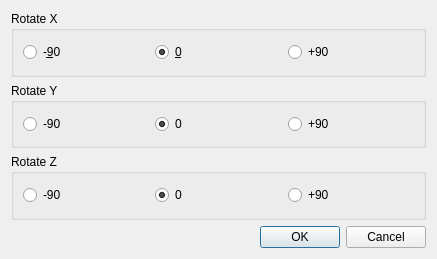
<?xml version="1.0" encoding="UTF-8"?>
<ui version="4.0">
 <class>RotateModelDialog</class>
 <widget class="QDialog" name="RotateModelDialog">
  <property name="windowModality">
   <enum>Qt::ApplicationModal</enum>
  </property>
  <property name="geometry">
   <rect>
    <x>0</x>
    <y>0</y>
    <width>437</width>
    <height>259</height>
   </rect>
  </property>
  <property name="windowTitle">
   <string>Dialog</string>
  </property>
  <property name="windowIcon">
   <iconset resource="pycam.qrc">
    <normaloff>:/pycam/icons/logo_16px.png</normaloff>:/pycam/icons/logo_16px.png</iconset>
  </property>
  <property name="modal">
   <bool>true</bool>
  </property>
  <layout class="QVBoxLayout" name="verticalLayout">
   <item>
    <widget class="QGroupBox" name="groupBox">
     <property name="title">
      <string>Rotate X</string>
     </property>
     <layout class="QGridLayout" name="gridLayout">
      <item row="0" column="0">
       <widget class="QRadioButton" name="radioButton_xmin">
        <property name="text">
         <string>-&amp;90</string>
        </property>
       </widget>
      </item>
      <item row="0" column="1">
       <widget class="QRadioButton" name="radioButton_xcen">
        <property name="text">
         <string>&amp;0</string>
        </property>
        <property name="checked">
         <bool>true</bool>
        </property>
       </widget>
      </item>
      <item row="0" column="2">
       <widget class="QRadioButton" name="radioButton_xplus">
        <property name="text">
         <string>+90</string>
        </property>
       </widget>
      </item>
     </layout>
    </widget>
   </item>
   <item>
    <widget class="QGroupBox" name="groupBox_2">
     <property name="title">
      <string>Rotate Y</string>
     </property>
     <layout class="QGridLayout" name="gridLayout_2">
      <item row="0" column="0">
       <widget class="QRadioButton" name="radioButton_ymin">
        <property name="text">
         <string>-90</string>
        </property>
       </widget>
      </item>
      <item row="0" column="1">
       <widget class="QRadioButton" name="radioButton_ycen">
        <property name="text">
         <string>0</string>
        </property>
        <property name="checked">
         <bool>true</bool>
        </property>
       </widget>
      </item>
      <item row="0" column="2">
       <widget class="QRadioButton" name="radioButton_yplus">
        <property name="text">
         <string>+90</string>
        </property>
       </widget>
      </item>
     </layout>
    </widget>
   </item>
   <item>
    <widget class="QGroupBox" name="groupBox_3">
     <property name="title">
      <string>Rotate Z</string>
     </property>
     <layout class="QGridLayout" name="gridLayout_3">
      <item row="0" column="0">
       <widget class="QRadioButton" name="radioButton_zmin">
        <property name="text">
         <string>-90</string>
        </property>
       </widget>
      </item>
      <item row="0" column="1">
       <widget class="QRadioButton" name="radioButton_zcen">
        <property name="text">
         <string>0</string>
        </property>
        <property name="checked">
         <bool>true</bool>
        </property>
       </widget>
      </item>
      <item row="0" column="2">
       <widget class="QRadioButton" name="radioButton_zplus">
        <property name="text">
         <string>+90</string>
        </property>
       </widget>
      </item>
     </layout>
    </widget>
   </item>
   <item>
    <widget class="QDialogButtonBox" name="buttonBox">
     <property name="orientation">
      <enum>Qt::Horizontal</enum>
     </property>
     <property name="standardButtons">
      <set>QDialogButtonBox::Cancel|QDialogButtonBox::Ok</set>
     </property>
    </widget>
   </item>
  </layout>
 </widget>
 <resources>
  <include location="pycam.qrc"/>
 </resources>
 <connections>
  <connection>
   <sender>buttonBox</sender>
   <signal>accepted()</signal>
   <receiver>RotateModelDialog</receiver>
   <slot>accept()</slot>
   <hints>
    <hint type="sourcelabel">
     <x>248</x>
     <y>254</y>
    </hint>
    <hint type="destinationlabel">
     <x>157</x>
     <y>274</y>
    </hint>
   </hints>
  </connection>
  <connection>
   <sender>buttonBox</sender>
   <signal>rejected()</signal>
   <receiver>RotateModelDialog</receiver>
   <slot>reject()</slot>
   <hints>
    <hint type="sourcelabel">
     <x>316</x>
     <y>260</y>
    </hint>
    <hint type="destinationlabel">
     <x>286</x>
     <y>274</y>
    </hint>
   </hints>
  </connection>
 </connections>
</ui>
